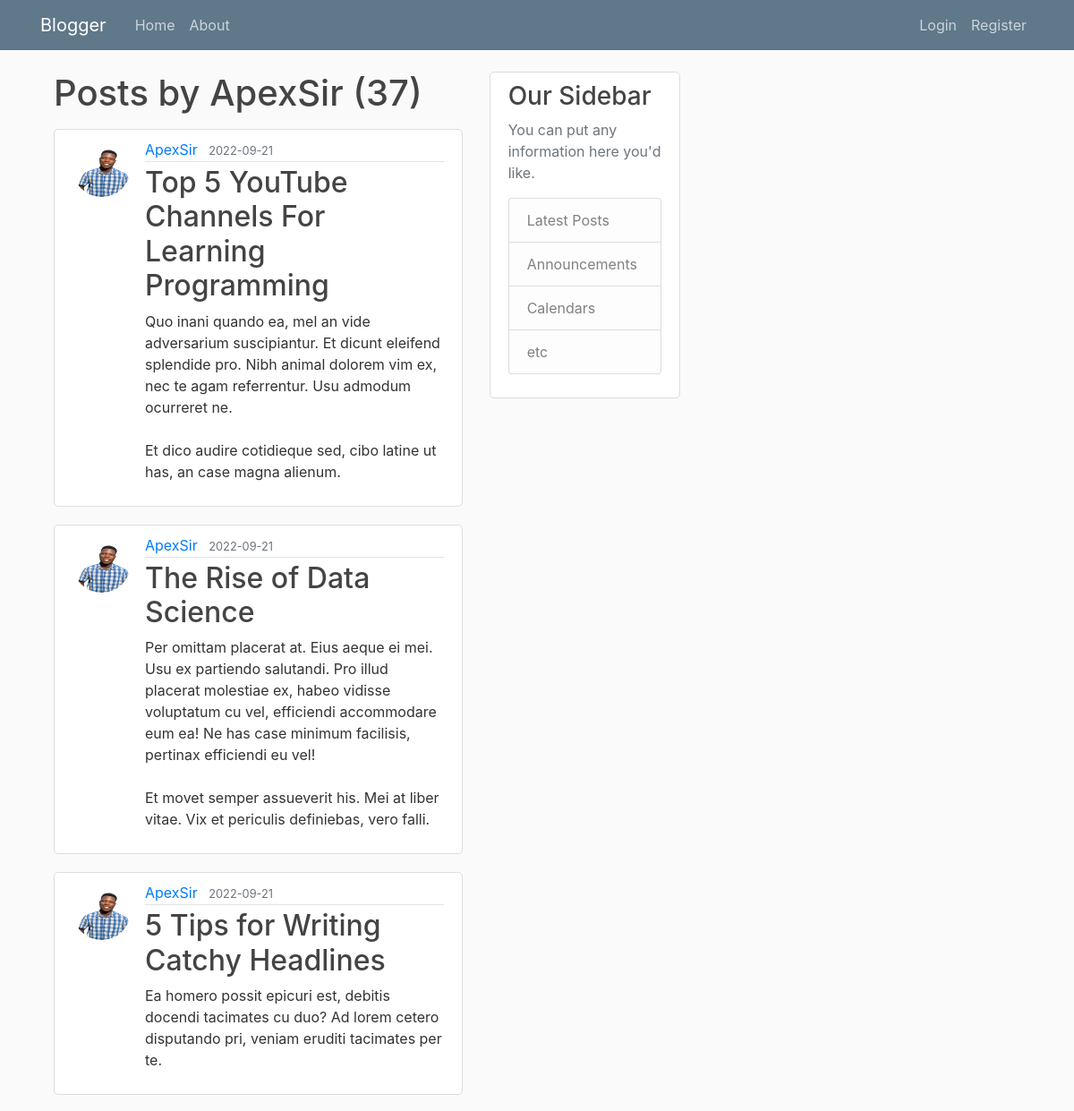
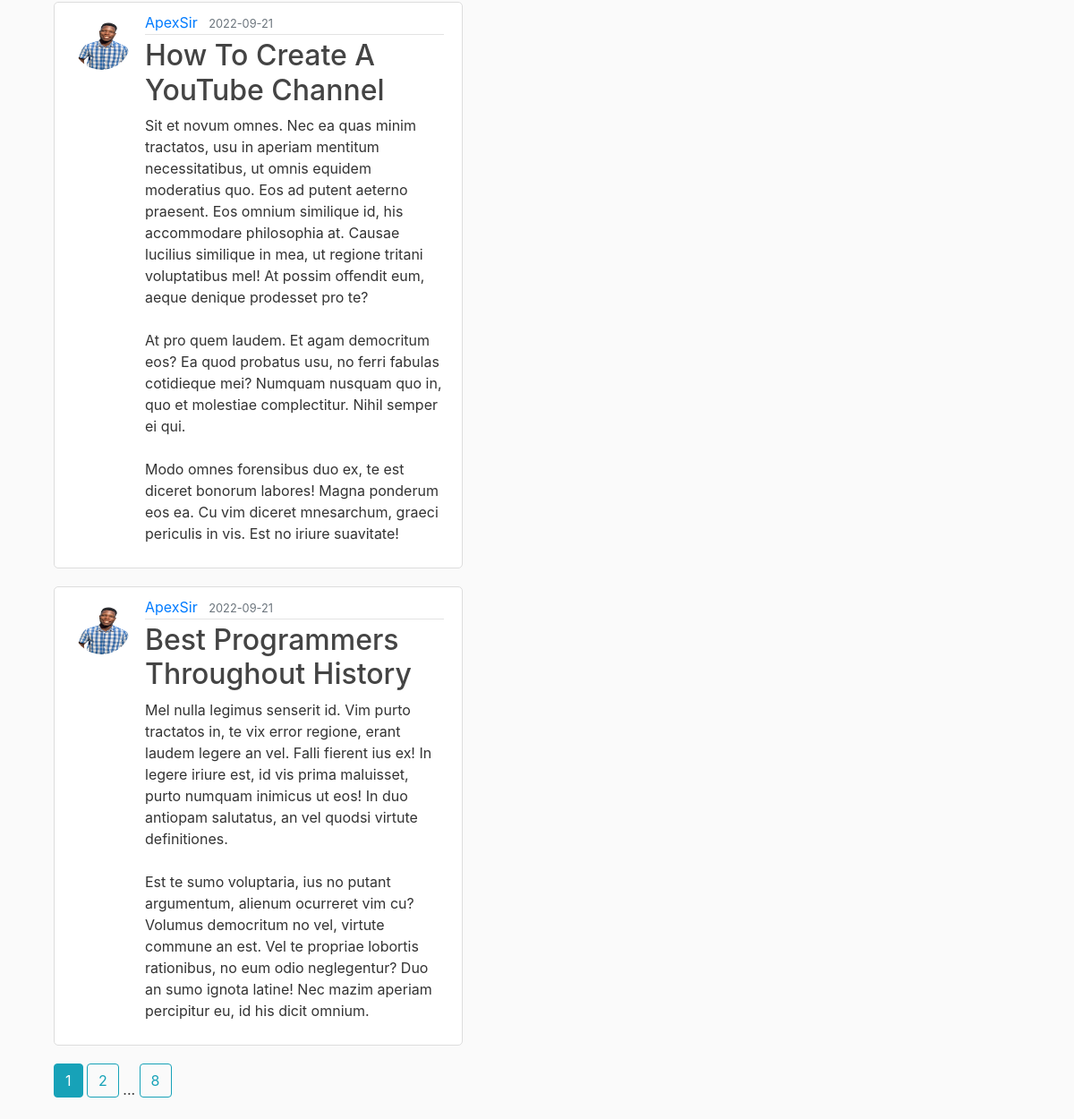
Screenshot of /user/ApexSir with the database file from the repository (2 pictures, top to bottom).
### src/model.py (models this page shows, shortened)
class User(db.Model, UserMixin):
    id = db.Column(db.Integer, primary_key=True)
    username = db.Column(db.String(20), unique=True, nullable=False)
    email = db.Column(db.String(120), unique=True, nullable=False)
    image_file = db.Column(db.String(20), nullable=False, default='default.jpg')
    password = db.Column(db.String(60), nullable=False)
    posts = db.relationship('Post', backref='author', lazy=True)

class Post(db.Model):
    id = db.Column(db.Integer, primary_key=True)
    title = db.Column(db.String(100), nullable=False)
    date_posted = db.Column(db.DateTime, nullable=False, default=datetime.utcnow)
    content = db.Column(db.Text, nullable=False)
    user_id = db.Column(db.Integer, db.ForeignKey('user.id'), nullable=False)

### src/route/post_route.py (the view)
@app.route("/user/<string:username>")
def user_posts(username):
    page = request.args.get('page', 1, type=int)
    user = User.query.filter_by(username=username).first_or_404()
    posts = Post.query.filter_by(author=user)\
        .order_by(Post.date_posted.desc())\
        .paginate(page=page, per_page=5)
    return render_template('user_posts.html', posts=posts, user=user)

### src/templates/user_posts.html
{% extends "base.html" %}
{% block content %}
    <h1 class="mb-3">Posts by {{ user.username }} ({{ posts.total }})</h1>
    {% for post in posts.items %}
        <article class="media content-section">
          <img class="rounded-circle article-img" src="{{ url_for('static', filename='profile_pics/' + post.author.image_file) }}">
          <div class="media-body">
            <div class="article-metadata">
              <a class="mr-2" href="{{ url_for('user_posts', username=post.author.username) }}">{{ post.author.username }}</a>
              <small class="text-muted">{{ post.date_posted.strftime('%Y-%m-%d') }}</small>
            </div>
            <h2><a class="article-title" href="{{ url_for('post', post_id=post.id) }}">{{ post.title }}</a></h2>
            <p class="article-content">{{ post.content }}</p>
          </div>
        </article>
    {% endfor %}
    {% for page_num in posts.iter_pages(left_edge=1, right_edge=1, left_current=1, right_current=2) %}
      {% if page_num %}
        {% if posts.page == page_num %}
          <a class="btn btn-info mb-4" href="{{ url_for('user_posts', username=user.username, page=page_num) }}">{{ page_num }}</a>
        {% else %}
          <a class="btn btn-outline-info mb-4" href="{{ url_for('user_posts', username=user.username, page=page_num) }}">{{ page_num }}</a>
        {% endif %}
      {% else %}
        ...
      {% endif %}
    {% endfor %}
{% endblock content %}

### src/static/main.css (style rules this page uses)
body { background: #fafafa; color: #333333; margin-top: 5rem; }
h1, h2, h3, h4, h5, h6 { color: #444444; }
.content-section { background: #ffffff; padding: 10px 20px; border: 1px solid #dddddd; border-radius: 5px; margin-bottom: 20px; overflow-x:auto; }
.article-title { color: #444444; }
.article-content { white-space: pre-line; }
.article-img { height: 65px; width: 65px; margin-right: 16px; }
.article-metadata { padding-bottom: 1px; margin-bottom: 4px; border-bottom: 1px solid #e3e3e3 }

### rows the page displays
User: username "ApexSir"
Post: image_file (picture), author.username "ApexSir", date_posted "2022-09-21", title "Top 5 YouTube Channels For Learning Programming", content "Quo inani quando ea, mel an vide adversarium suscipiantur. Et dicunt eleifend splendide pro. Nibh animal dolorem vim ex, nec te agam referrentur. Usu admodum ocurreret ne. Et dico audire cotidieque sed, cibo latine ut has, an case magna alienum."
Post: image_file (picture), author.username "ApexSir", date_posted "2022-09-21", title "The Rise of Data Science", content "Per omittam placerat at. Eius aeque ei mei. Usu ex partiendo salutandi. Pro illud placerat molestiae ex, habeo vidisse voluptatum cu vel, efficiendi accommodare eum ea! Ne has case minimum facilisis, pertinax efficiendi eu vel! Et movet semper assueverit his. Mei at liber vitae. Vix et periculis definiebas, vero falli."
Post: image_file (picture), author.username "ApexSir", date_posted "2022-09-21", title "5 Tips for Writing Catchy Headlines", content "Ea homero possit epicuri est, debitis docendi tacimates cu duo? Ad lorem cetero disputando pri, veniam eruditi tacimates per te."
Post: image_file (picture), author.username "ApexSir", date_posted "2022-09-21", title "How To Create A YouTube Channel", content "Sit et novum omnes. Nec ea quas minim tractatos, usu in aperiam mentitum necessitatibus, ut omnis equidem moderatius quo. Eos ad putent aeterno praesent. Eos omnium similique id, his accommodare philosophia at. Causae lucilius similique in mea, ut regione tritani voluptatibus mel! At possim offendit eum, aeque denique prodesset pro te? At pro quem laudem. Et agam democritum eos? Ea quod probatus usu, no ferri fabulas cotidieque mei? Numquam nusquam quo in, quo et molestiae complectitur. Nihil semper ei qui. Modo omnes forensibus duo ex, te est diceret bonorum labores! Magna ponderum eos ea. Cu vim diceret mnesarchum, graeci periculis in vis. Est no iriure suavitate!"
Post: image_file (picture), author.username "ApexSir", date_posted "2022-09-21", title "Best Programmers Throughout History", content "Mel nulla legimus senserit id. Vim purto tractatos in, te vix error regione, erant laudem legere an vel. Falli fierent ius ex! In legere iriure est, id vis prima maluisset, purto numquam inimicus ut eos! In duo antiopam salutatus, an vel quodsi virtute definitiones. Est te sumo voluptaria, ius no putant argumentum, alienum ocurreret vim cu? Volumus democritum no vel, virtute commune an est. Vel te propriae lobortis rationibus, no eum odio neglegentur? Duo an sumo ignota latine! Nec mazim aperiam percipitur eu, id his dicit omnium."

### other values shown
{{ posts.total }} "37"
{{ page_num }} "1"
{{ page_num }} "2" "8"
